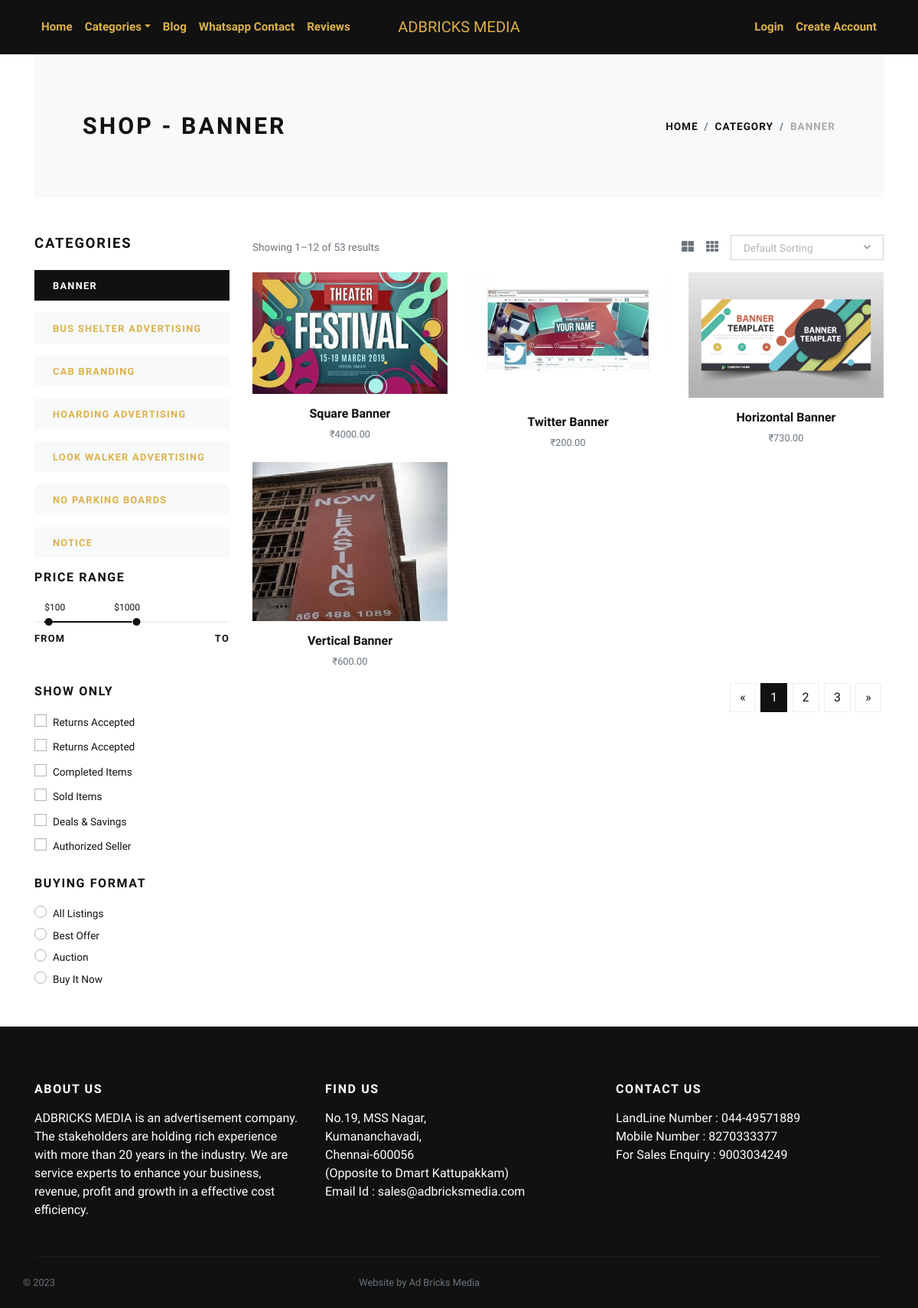
The page /Banner/ on the database its author committed.
### store/models.py (models this page shows, shortened)
class Category(models.Model):
    title = models.CharField(max_length=50, verbose_name="Category Title")
    slug = models.SlugField(max_length=55, verbose_name="Category Slug")
    description = models.TextField(blank=True, verbose_name="Category Description")
    category_image = models.ImageField(upload_to='category', blank=True, null=True, verbose_name="Category Image")
    is_active = models.BooleanField(verbose_name="Is Active?")
    is_featured = models.BooleanField(verbose_name="Is Featured?")
    created_at = models.DateTimeField(auto_now_add=True, verbose_name="Created Date")
    updated_at = models.DateTimeField(auto_now=True, verbose_name="Updated Date")
    class Meta:
        verbose_name_plural = 'Categories'
        ordering = ('-created_at', )

class Product(models.Model):
    title = models.CharField(max_length=150, verbose_name="Product Title")
    slug = models.SlugField(max_length=160, verbose_name="Product Slug")
    sku = models.CharField(max_length=255, unique=True, verbose_name="Unique Product ID (SKU)")
    short_description = models.TextField(verbose_name="Short Description")
    detail_description = models.TextField(blank=True, null=True, verbose_name="Detail Description")
    product_image = models.ImageField(upload_to='product', blank=True, null=True, verbose_name="Product Image")
    price = models.DecimalField(max_digits=8, decimal_places=2)
    category = models.ForeignKey(Category, verbose_name="Product Categoy", on_delete=models.CASCADE)
    is_active = models.BooleanField(verbose_name="Is Active?")
    is_featured = models.BooleanField(verbose_name="Is Featured?")
    created_at = models.DateTimeField(auto_now_add=True, verbose_name="Created Date")
    updated_at = models.DateTimeField(auto_now=True, verbose_name="Updated Date")
    class Meta:
        verbose_name_plural = 'Products'
        ordering = ('-created_at', )

### store/views.py (the view)
# urls.py: path('<slug:slug>/', views.category_products, name="category-products"),
def category_products(request, slug):
    category = get_object_or_404(Category, slug=slug)
    products = Product.objects.filter(is_active=True, category=category)
    categories = Category.objects.filter(is_active=True)
    context = {
        'category': category,
        'products': products,
        'categories': categories,
    }
    return render(request, 'store/category_products.html', context)

### store/context_preprocessors.py (called while the page is built)
def store_menu(request):
    categories = Category.objects.filter(is_active=True)
    context = {
        'categories_menu': categories,
    }
    return context

def cart_menu(request):
    if request.user.is_authenticated:
        cart_items= Cart.objects.filter(user=request.user)
        context = {
            'cart_items': cart_items,
        }
    else:
        context = {}
    return context

### templates/store/category_products.html (shortened to what this page needs)
{% extends 'base.html' %}
{% load static %}
    {% block content %}
      <div class="container">
        <section class="py-5 bg-light">
          <div class="container">
            <div class="row px-4 px-lg-5 py-lg-4 align-items-center">
              <div class="col-lg-6">
                <h1 class="h2 text-uppercase mb-0">Shop - {{category.title}}</h1>
              </div>
              <div class="col-lg-6 text-lg-right">
                <nav aria-label="breadcrumb">
                  <ol class="breadcrumb justify-content-lg-end mb-0 px-0">
                    <li class="breadcrumb-item"><a href="{% url 'store:home' %}">Home</a></li>
                    <li class="breadcrumb-item"><a href="{% url 'store:all-categories' %}">Category</a></li>
                    <li class="breadcrumb-item active" aria-current="page">{{category.title}}</li>
                  </ol>
                </nav>
              </div>
            </div>
          </div>
        </section>
        <section class="py-5">
          <div class="container p-0">
            <div class="row">
              <div class="col-lg-3 order-2 order-lg-1">
                <h5 class="text-uppercase mb-4">Categories</h5>
                {% if categories %}
                  {% for cat in categories %}
                    <a href="{% url 'store:category-products' cat.slug %}">
                      <div class="py-2 px-4 {% if category == cat %}bg-dark text-white {% else %}bg-light{% endif %} mb-3">
                        <strong class="small text-uppercase font-weight-bold">{{cat.title}}</strong>
                      </div>
                    </a>
                  {% endfor %}
                {% endif %}
                <h6 class="text-uppercase mb-4">Price range</h6>
                <div class="price-range pt-4 mb-5">
                  <div id="range"></div>
                  <div class="row pt-2">
                    <div class="col-6"><strong class="small font-weight-bold text-uppercase">From</strong></div>
                    <div class="col-6 text-right"><strong class="small font-weight-bold text-uppercase">To</strong></div>
                  </div>
                </div>
                <h6 class="text-uppercase mb-3">Show only</h6>
                <div class="custom-control custom-checkbox mb-1">
                  <label class="custom-control-label text-small" for="customCheck1">Returns Accepted</label>
                </div>
                <div class="custom-control custom-checkbox mb-1">
                  <label class="custom-control-label text-small" for="customCheck2">Returns Accepted</label>
                </div>
                <div class="custom-control custom-checkbox mb-1">
                  <label class="custom-control-label text-small" for="customCheck3">Completed Items</label>
                </div>
                <div class="custom-control custom-checkbox mb-1">
                  <label class="custom-control-label text-small" for="customCheck4">Sold Items</label>
                </div>
                <div class="custom-control custom-checkbox mb-1">
                  <label class="custom-control-label text-small" for="customCheck5">Deals &amp; Savings</label>
                </div>
                <div class="custom-control custom-checkbox mb-4">
                  <label class="custom-control-label text-small" for="customCheck6">Authorized Seller</label>
                </div>
                <h6 class="text-uppercase mb-3">Buying format</h6>
                <div class="custom-control custom-radio">
                  <label class="custom-control-label text-small" for="customRadio1">All Listings</label>
                </div>
                <div class="custom-control custom-radio">
                  <label class="custom-control-label text-small" for="customRadio2">Best Offer</label>
                </div>
                <div class="custom-control custom-radio">
                  <label class="custom-control-label text-small" for="customRadio3">Auction</label>
                </div>
                <div class="custom-control custom-radio">
                  <label class="custom-control-label text-small" for="customRadio4">Buy It Now</label>
                </div>
              </div>
              <div class="col-lg-9 order-1 order-lg-2 mb-5 mb-lg-0">
                <div class="row mb-3 align-items-center">
                  <div class="col-lg-6 mb-2 mb-lg-0">
                    <p class="text-small text-muted mb-0">Showing 1–12 of 53 results</p>
                  </div>
                  <div class="col-lg-6">
                    <ul class="list-inline d-flex align-items-center justify-content-lg-end mb-0">
                      <li class="list-inline-item text-muted mr-3"><a class="reset-anchor p-0" href="#"><i class="fas fa-th-large"></i></a></li>
                      <li class="list-inline-item text-muted mr-3"><a class="reset-anchor p-0" href="#"><i class="fas fa-th"></i></a></li>
                      <li class="list-inline-item">
                      </li>
                    </ul>
                  </div>
                </div>
                <div class="row">
                  {% if products %}
                    {% for product in products %}
                      <div class="col-lg-4 col-sm-6">
                        <div class="product text-center">
                          <div class="mb-3 position-relative">
                            <a class="d-block" href="{% url 'store:product-detail' product.slug %}">
                              {% if product.product_image %}
                                <img class="img-fluid w-100" src="{{product.product_image.url}}" alt="{{product.title}}">
                              {% else %}
                                <img class="img-fluid w-100" src="{% static 'img/product-1.jpg' %}" alt="{{product.title}}">
                              {% endif %}
                            </a>
                          </div>
                          <h6> <a class="reset-anchor" href="{% url 'store:product-detail' product.slug %}">{{product.title}}</a></h6>
                          <p class="small text-muted">₹{{product.price}}</p>
                        </div>
                      </div>
                    {% endfor %}
                  {% endif %}
                </div>
                <nav aria-label="Page navigation example">
                  <ul class="pagination justify-content-center justify-content-lg-end">
                    <li class="page-item"><a class="page-link" href="#" aria-label="Previous"><span aria-hidden="true">«</span></a></li>
                    <li class="page-item active"><a class="page-link" href="#">1</a></li>
                    <li class="page-item"><a class="page-link" href="#">2</a></li>
                    <li class="page-item"><a class="page-link" href="#">3</a></li>
                    <li class="page-item"><a class="page-link" href="#" aria-label="Next"><span aria-hidden="true">»</span></a></li>
                  </ul>
                </nav>
              </div>
            </div>
          </div>
        </section>
      </div>
      {% endblock content %}

### ecomm/static/css/style.default.css (style rules this page uses)
.text-small { font-size: 0.85rem !important; }
strong { font-weight: 700; }
.product img { -webkit-filter: grayscale(40%); filter: grayscale(40%); transition: all 0.3s; }
.text-uppercase { text-transform: uppercase; letter-spacing: 0.1em; }
.reset-anchor { color: inherit; transition: all 0.3s; }
.noUi-target { background: #efefef; border-radius: 0; border: none; box-shadow: none; }
.noUi-horizontal { height: 2px; }
body { font-family: "Libre Franklin", sans-serif; font-size: 1rem; font-weight: 400; line-height: 1.5; color: #111111; background-color: #fff; }
a { color: #dcb14a; text-decoration: none; }
h1, h2, h3, h4, h5, h6, .h1, .h2, .h3, .h4, .h5, .h6 { margin-bottom: 0.5rem; font-family: inherit; font-weight: 900; line-height: 1.2; color: inherit; }
h1, .h1 { font-size: 2.2rem; }
h2, .h2 { font-size: 1.9rem; }
h5, .h5 { font-size: 1.15rem; }
h6, .h6 { font-size: 1rem; }
small, .small { font-size: 80%; font-weight: 400; }
.page-item:first-child .page-link { border-top-left-radius: 0; border-bottom-left-radius: 0; }
.page-item:last-child .page-link { border-top-right-radius: 0; border-bottom-right-radius: 0; }
.page-item.active .page-link { color: #fff; background-color: #111111; border-color: #111111; }
.page-link { padding: 0.5rem 0.75rem; line-height: 1.25; color: #111111; background-color: none; border: 1px solid #eee; margin: 0.2rem; transition: all 0.3s; }
.bg-light { background-color: #f8f9fa !important; }
.bg-dark { background-color: #111111 !important; }
.custom-checkbox .custom-control-label::before { border-radius: 0; }
.custom-radio .custom-control-label::before { border-radius: 50%; }
.custom-control-label { font-weight: 400; line-height: 2.1em; cursor: pointer; }
.breadcrumb { background: #f8f9fa; }
.breadcrumb-item { font-size: 0.85rem; text-transform: uppercase; letter-spacing: 0.07em; font-weight: 900; color: #111111; }
.breadcrumb-item a { color: inherit; transition: all 0.3s; }
.breadcrumb-item.active { color: #aaa; }

### rows shown on the page
Category: title "BANNER"
Category: title "BUS SHELTER ADVERTISING"
Category: title "CAB BRANDING"
Category: title "HOARDING ADVERTISING"
Category: title "LOOK WALKER ADVERTISING"
Category: title "NO PARKING BOARDS"
Category: title "NOTICE"
Product: product_image (picture), title "Square Banner", price "4000.00"
Product: product_image (picture), title "Twitter Banner", price "200.00"
Product: product_image (picture), title "Horizontal Banner", price "730.00"
Product: product_image (picture), title "Vertical Banner", price "600.00"
